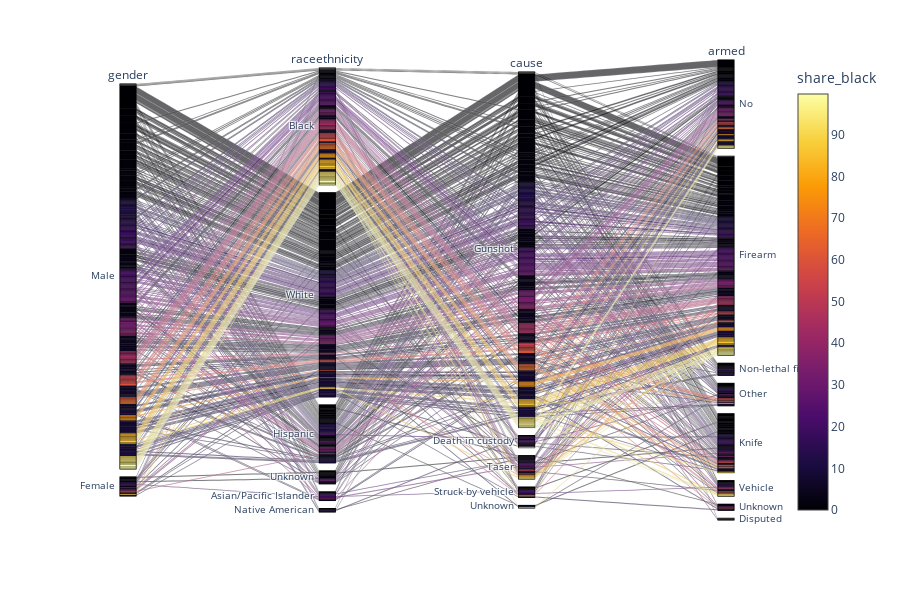

Notebook code for this chart:
### Code cell
px.parallel_categories(cor_blm, color="share_black", color_continuous_scale=px.colors.sequential.Inferno)

### Figure 1 — Plotly figure (JSON) as saved in the notebook; plotly's stock layout.template omitted (floating-point values rounded to 4 significant figures; data arrays with more than 128 entries replaced by an {"elided": "..."} marker saying what was removed)
{"data": [{"dimensions": [{"label": "gender", "values": {"elided": "467 str values"}}, {"label": "raceethnicity", "values": {"elided": "467 str values"}}, {"label": "cause", "values": {"elided": "467 str values"}}, {"label": "armed", "values": {"elided": "467 str values"}}], "line": {"cmax": 99.8, "cmin": 0, "color": {"elided": "467 float values"}, "colorbar": {"title": {"text": "share_black"}}, "colorscale": [[0, "#000004"], [0.1111, "#1b0c41"], [0.2222, "#4a0c6b"], [0.3333, "#781c6d"], [0.4444, "#a52c60"], [0.5556, "#cf4446"], [0.6667, "#ed6925"], [0.7778, "#fb9b06"], [0.8889, "#f7d13d"], [1, "#fcffa4"]], "showscale": true}, "name": "", "type": "parcats", "uid": "19e4fb3d-9fe0-418f-9e43-23f5a2b929cc"}], "layout": {"height": 600, "legend": {"tracegroupgap": 0}, "margin": {"t": 60}}}
